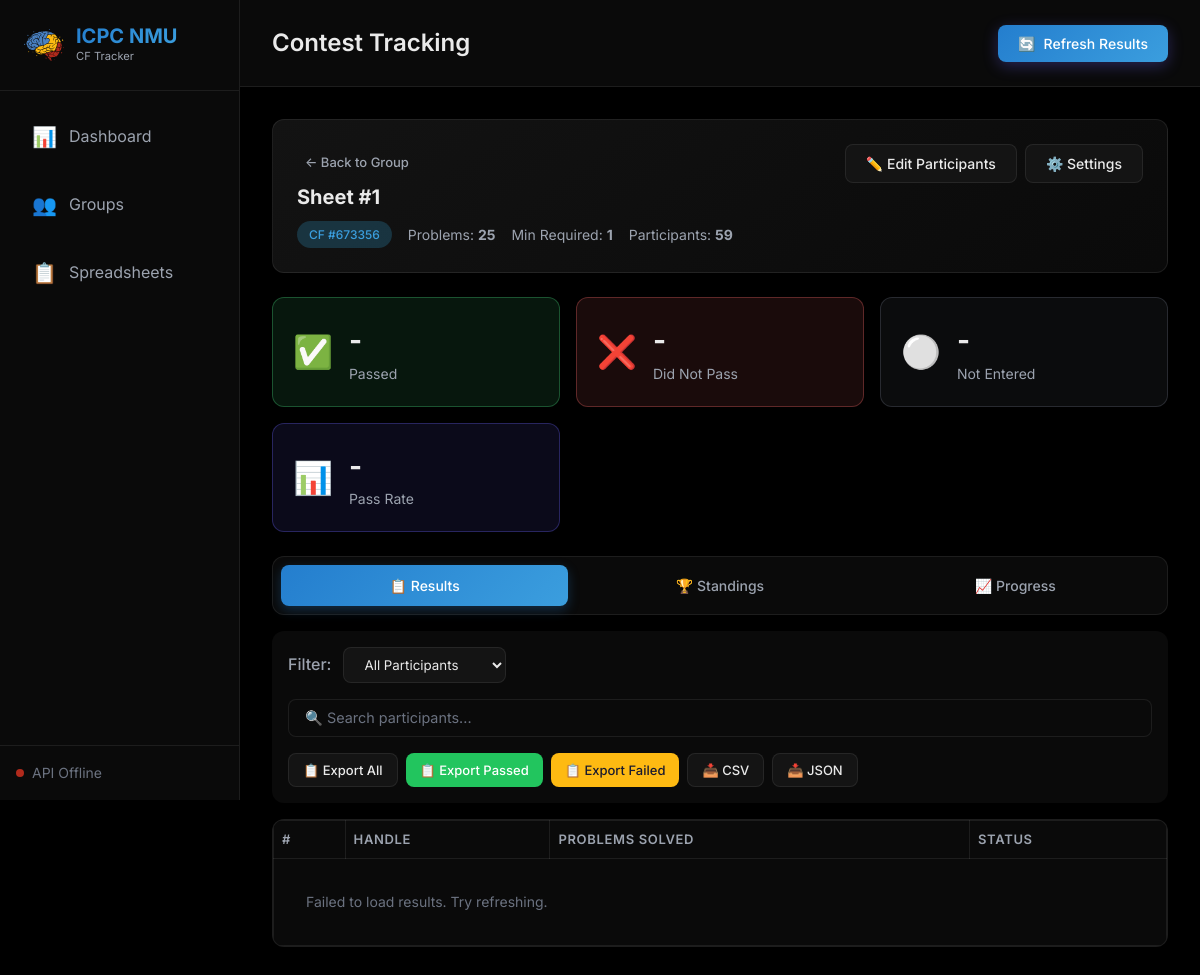
The app's page /contest/12 with its own data.
### models/database.py (models this page shows, shortened)
class Contest(db.Model):
    __tablename__ = 'contests'
    id = db.Column(db.Integer, primary_key=True)
    group_id = db.Column(db.Integer, db.ForeignKey('groups.id'), nullable=False)
    cf_contest_id = db.Column(db.Integer, nullable=False)  # Codeforces contest ID
    name = db.Column(db.String(200), nullable=False)
    min_solved = db.Column(db.Integer, default=1)  # Minimum problems to pass (or percentage if is_percent)
    min_solved_is_percent = db.Column(db.Boolean, default=False)  # If True, min_solved is a percentage
    participants = db.Column(db.Text, default='')  # Comma-separated handles
    lock_participants = db.Column(db.Boolean, default=False)  # If True, don't auto-update from spreadsheet
    added_at = db.Column(db.DateTime, default=utc_now)
    total_problems = db.Column(db.Integer, default=0)  # Total problems in contest (for percentage calc)
    start_date = db.Column(db.DateTime, nullable=True)  # When the contest started on Codeforces
    last_refreshed = db.Column(db.DateTime, nullable=True)  # Last time results were fetched
    contest_type = db.Column(db.String(20), default='contest')  # 'contest', 'sheet', or 'offline_contest'
    results = db.relationship('CachedResult', backref='contest', lazy=True, cascade='all, delete-orphan')
    fetch_history = db.relationship('FetchHistory', backref='contest', lazy=True, cascade='all, delete-orphan')
    def get_participants_list(self):
        if not self.participants:
            return []
        return [h.strip() for h in self.participants.split(',') if h.strip()]
    def get_required_solved(self):
        if self.min_solved_is_percent and self.total_problems > 0:
            return max(1, int(self.total_problems * self.min_solved / 100))
        return self.min_solved

### app.py (the view)
@app.route('/contest/<int:contest_id>')
def contest_page(contest_id):
    contest = Contest.query.get_or_404(contest_id)
    return render_template('contest.html', contest=contest)

### templates/contest.html (shortened to what this page needs)
{% extends 'base.html' %}
{% block header %}Contest Tracking{% endblock %}
{% block header_actions %}
<button class="btn btn-primary" onclick="refreshResults()">
    <span>🔄</span> Refresh Results
</button>
{% endblock %}
{% block content %}
<div class="contest-page">
    <div class="contest-info-card">
        <div class="contest-info-header">
            <div>
                <a href="/groups?group={{ contest.group_id }}" class="btn btn-back btn-sm">← Back to Group</a>
                <h2 id="contestName">{{ contest.name }}</h2>
                <p class="contest-meta">
                    <span class="badge badge-info">CF #{{ contest.cf_contest_id }}</span>
                    <span class="meta-item">Problems: <strong id="totalProblems">{{ contest.total_problems
                            }}</strong></span>
                    <span class="meta-item">Min Required: <strong id="minSolved">{{ contest.get_required_solved()
                            }}</strong></span>
                    <span class="meta-item">Participants: <strong id="participantCount">{{
                            contest.get_participants_list()|length }}</strong></span>
                </p>
            </div>
            <div class="contest-actions">
                <button class="btn btn-secondary" onclick="openEditParticipantsModal()">✏️ Edit Participants</button>
                <button class="btn btn-secondary" onclick="openEditSettingsModal()">⚙️ Settings</button>
            </div>
        </div>
    </div>
    <div class="results-summary" id="resultsSummary">
        <div class="summary-card passed">
            <div class="summary-icon">✅</div>
            <div class="summary-content">
                <div class="summary-value" id="passedCount">-</div>
                <div class="summary-label">Passed</div>
            </div>
        </div>
        <div class="summary-card failed">
            <div class="summary-icon">❌</div>
            <div class="summary-content">
                <div class="summary-value" id="failedCount">-</div>
                <div class="summary-label">Did Not Pass</div>
            </div>
        </div>
        <div class="summary-card not-participated">
            <div class="summary-icon">⚪</div>
            <div class="summary-content">
                <div class="summary-value" id="notParticipatedCount">-</div>
                <div class="summary-label">Not Entered</div>
            </div>
        </div>
        <div class="summary-card total"
            title="Pass Rate = (Participants who passed / Total participants who entered the contest) × 100%">
            <div class="summary-icon">📊</div>
            <div class="summary-content">
                <div class="summary-value" id="passRate">-</div>
                <div class="summary-label">Pass Rate</div>
            </div>
        </div>
    </div>
    <div class="view-tabs">
        <button class="tab-btn active" onclick="switchView('results')" id="tabResults">📋 Results</button>
        <button class="tab-btn" onclick="switchView('standings')" id="tabStandings">🏆 Standings</button>
        <button class="tab-btn" onclick="switchView('progress')" id="tabProgress">📈 Progress</button>
    </div>
    <div class="view-container" id="viewResults">
        <div class="results-toolbar">
            <div class="filter-group">
                <label>Filter:</label>
                <select id="resultFilter" onchange="applyFilter()">
                    <option value="all">All Participants</option>
                </select>
            </div>
            <div class="search-bar-container">
                <input type="search" id="resultSearchInput" class="search-input" placeholder="🔍 Search participants..." oninput="applyFilter()">
            </div>
            <div class="export-group">
                <button class="btn btn-secondary btn-sm" onclick="exportResults('all')">📋 Export All</button>
                <button class="btn btn-success btn-sm" onclick="exportResults('passed')">📋 Export Passed</button>
                <button class="btn btn-warning btn-sm" onclick="exportResults('failed')">📋 Export Failed</button>
                <button class="btn btn-secondary btn-sm" onclick="exportContestFile('csv')">📥 CSV</button>
                <button class="btn btn-secondary btn-sm" onclick="exportContestFile('json')">📥 JSON</button>
            </div>
        </div>
        <div class="results-table-container">
            <table class="data-table" id="resultsTable">
                <thead>
                    <tr>
                        <th>#</th>
                        <th>Handle</th>
                        <th>Problems Solved</th>
                        <th>Status</th>
                    </tr>
                </thead>
                <tbody id="resultsTableBody">
                </tbody>
            </table>
        </div>
    </div>
</div>
{% endblock %}

### templates/base.html (shortened to what this page needs)
<!DOCTYPE html>
<html lang="en">
<head>
    <link rel="stylesheet" href="{{ url_for('static', filename='css/style.css') }}">
</head>
<body>
    <div class="app-container">
        <aside class="sidebar">
            <div class="sidebar-header">
                <div class="logo">
                    <img src="{{ url_for('static', filename='logo.svg') }}" class="logo-icon" alt="ICPC NMU Logo">
                    <div class="logo-text-container">
                        <span class="logo-text">ICPC NMU</span>
                        <span class="logo-subtitle">CF Tracker</span>
                    </div>
                </div>
            </div>
            <nav class="sidebar-nav">
                <a href="/" class="nav-item {% if request.endpoint == 'dashboard' %}active{% endif %}">
                    <span class="nav-icon">📊</span>
                    <span class="nav-text">Dashboard</span>
                </a>
                <a href="/groups" class="nav-item {% if request.endpoint == 'groups_page' %}active{% endif %}">
                    <span class="nav-icon">👥</span>
                    <span class="nav-text">Groups</span>
                </a>
                <a href="/spreadsheets"
                    class="nav-item {% if request.endpoint == 'spreadsheets_page' %}active{% endif %}">
                    <span class="nav-icon">📋</span>
                    <span class="nav-text">Spreadsheets</span>
                </a>
            </nav>
            <div class="sidebar-footer">
                <div class="api-status" id="apiStatus">
                    <span class="status-dot"></span>
                    <span class="status-text">Checking API...</span>
                </div>
            </div>
        </aside>
        <main class="main-content">
            <header class="content-header">
                <h1>{% block header %}Dashboard{% endblock %}</h1>
                <div class="header-actions">
                    {% block header_actions %}{% endblock %}
                </div>
            </header>
            <div class="content-body">
                {% block content %}{% endblock %}
            </div>
        </main>
    </div>
</body>
</html>

### records on screen
Contest: name "Sheet #1", cf_contest_id "673356", total_problems "25", get_required_solved "1"

### other values on screen
{{ contest.get_participants_list()|length }} "59"
